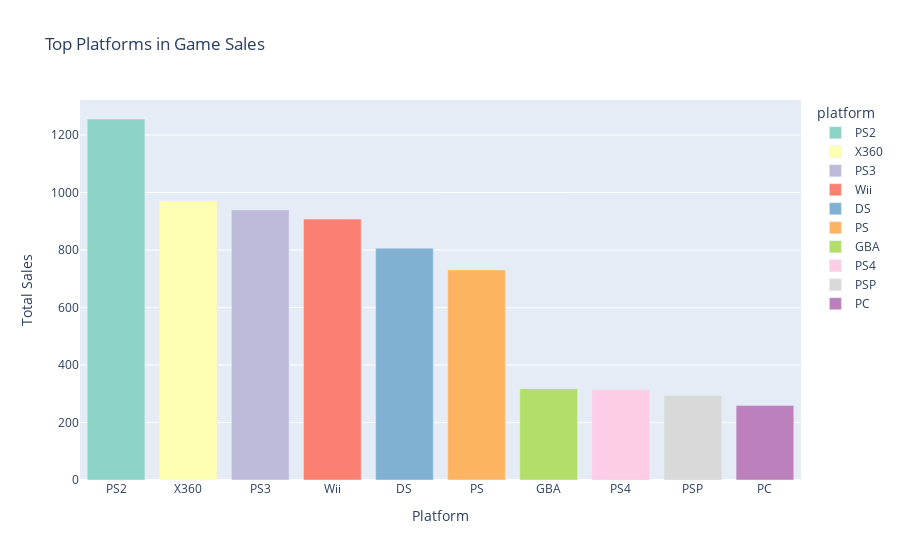

Notebook source saved alongside this figure:
### Markdown cell above
The table shown above shows the platforms with the highest number of sales, being Playstation 2 the most successful, raising 1,255 million of dolars

### Code cell
fig3 = px.bar(top_sales_df,x="platform",y="total_sales", color="platform" ,color_discrete_sequence=px.colors.qualitative.Set3 , title='Top Platforms in Game Sales')
fig3.update_layout(xaxis_title = 'Platform', yaxis_title= 'Total Sales')
fig3.show()

### Figure 1 — Plotly figure (JSON) as saved in the notebook; plotly's stock layout.template omitted (floating-point values rounded to 4 significant figures)
{"data": [{"alignmentgroup": "True", "hovertemplate": "platform=%{x}<br>total_sales=%{y}<extra></extra>", "legendgroup": "PS2", "marker": {"color": "rgb(141,211,199)", "pattern": {"shape": ""}}, "name": "PS2", "offsetgroup": "PS2", "orientation": "v", "showlegend": true, "textposition": "auto", "type": "bar", "x": ["PS2"], "xaxis": "x", "y": [1256.0], "yaxis": "y"}, {"alignmentgroup": "True", "hovertemplate": "platform=%{x}<br>total_sales=%{y}<extra></extra>", "legendgroup": "X360", "marker": {"color": "rgb(255,255,179)", "pattern": {"shape": ""}}, "name": "X360", "offsetgroup": "X360", "orientation": "v", "showlegend": true, "textposition": "auto", "type": "bar", "x": ["X360"], "xaxis": "x", "y": [971.4], "yaxis": "y"}, {"alignmentgroup": "True", "hovertemplate": "platform=%{x}<br>total_sales=%{y}<extra></extra>", "legendgroup": "PS3", "marker": {"color": "rgb(190,186,218)", "pattern": {"shape": ""}}, "name": "PS3", "offsetgroup": "PS3", "orientation": "v", "showlegend": true, "textposition": "auto", "type": "bar", "x": ["PS3"], "xaxis": "x", "y": [939.6], "yaxis": "y"}, {"alignmentgroup": "True", "hovertemplate": "platform=%{x}<br>total_sales=%{y}<extra></extra>", "legendgroup": "Wii", "marker": {"color": "rgb(251,128,114)", "pattern": {"shape": ""}}, "name": "Wii", "offsetgroup": "Wii", "orientation": "v", "showlegend": true, "textposition": "auto", "type": "bar", "x": ["Wii"], "xaxis": "x", "y": [907.5], "yaxis": "y"}, {"alignmentgroup": "True", "hovertemplate": "platform=%{x}<br>total_sales=%{y}<extra></extra>", "legendgroup": "DS", "marker": {"color": "rgb(128,177,211)", "pattern": {"shape": ""}}, "name": "DS", "offsetgroup": "DS", "orientation": "v", "showlegend": true, "textposition": "auto", "type": "bar", "x": ["DS"], "xaxis": "x", "y": [806.1], "yaxis": "y"}, {"alignmentgroup": "True", "hovertemplate": "platform=%{x}<br>total_sales=%{y}<extra></extra>", "legendgroup": "PS", "marker": {"color": "rgb(253,180,98)", "pattern": {"shape": ""}}, "name": "PS", "offsetgroup": "PS", "orientation": "v", "showlegend": true, "textposition": "auto", "type": "bar", "x": ["PS"], "xaxis": "x", "y": [730.9], "yaxis": "y"}, {"alignmentgroup": "True", "hovertemplate": "platform=%{x}<br>total_sales=%{y}<extra></extra>", "legendgroup": "GBA", "marker": {"color": "rgb(179,222,105)", "pattern": {"shape": ""}}, "name": "GBA", "offsetgroup": "GBA", "orientation": "v", "showlegend": true, "textposition": "auto", "type": "bar", "x": ["GBA"], "xaxis": "x", "y": [317.9], "yaxis": "y"}, {"alignmentgroup": "True", "hovertemplate": "platform=%{x}<br>total_sales=%{y}<extra></extra>", "legendgroup": "PS4", "marker": {"color": "rgb(252,205,229)", "pattern": {"shape": ""}}, "name": "PS4", "offsetgroup": "PS4", "orientation": "v", "showlegend": true, "textposition": "auto", "type": "bar", "x": ["PS4"], "xaxis": "x", "y": [314.1], "yaxis": "y"}, {"alignmentgroup": "True", "hovertemplate": "platform=%{x}<br>total_sales=%{y}<extra></extra>", "legendgroup": "PSP", "marker": {"color": "rgb(217,217,217)", "pattern": {"shape": ""}}, "name": "PSP", "offsetgroup": "PSP", "orientation": "v", "showlegend": true, "textposition": "auto", "type": "bar", "x": ["PSP"], "xaxis": "x", "y": [294.1], "yaxis": "y"}, {"alignmentgroup": "True", "hovertemplate": "platform=%{x}<br>total_sales=%{y}<extra></extra>", "legendgroup": "PC", "marker": {"color": "rgb(188,128,189)", "pattern": {"shape": ""}}, "name": "PC", "offsetgroup": "PC", "orientation": "v", "showlegend": true, "textposition": "auto", "type": "bar", "x": ["PC"], "xaxis": "x", "y": [259.5], "yaxis": "y"}], "layout": {"barmode": "relative", "legend": {"title": {"text": "platform"}, "tracegroupgap": 0}, "title": {"text": "Top Platforms in Game Sales"}, "xaxis": {"anchor": "y", "categoryarray": ["PS2", "X360", "PS3", "Wii", "DS", "PS", "GBA", "PS4", "PSP", "PC"], "categoryorder": "array", "domain": [0, 1], "title": {"text": "Platform"}}, "yaxis": {"anchor": "x", "domain": [0, 1], "title": {"text": "Total Sales"}}}}
